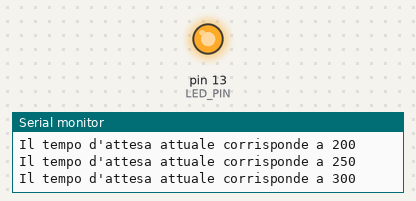
Recording of a sketch running on a simulated Arduino Uno, built with avr-gcc and run on an emulated ATmega328P. Shown: output pins drawn as LEDs (lit = HIGH), the last lines printed to the serial monitor.

Above: at 1.55 s.
At 53.3 s:
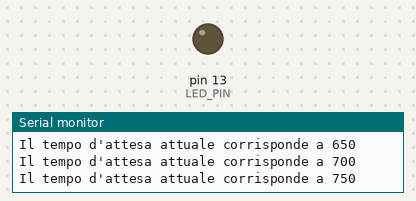
Timing chart, 0 to 54.4 s (numbered marks = the images above):
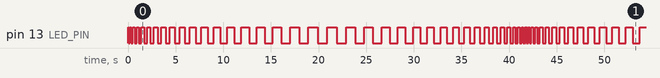

The sketch:

Custom_Blink.ino
```cpp
#define MAX 1000
#define MIN 100
#define INC 50
#define LED_PIN 13

int i;

void setup() {
  Serial.begin(9600);
  pinMode(LED_PIN, OUTPUT);
}

void blink(int t) {
  Serial.print("Il tempo d'attesa attuale corrisponde a ");
  Serial.println(t);
  digitalWrite(LED_PIN, HIGH);
  delay(t);
  digitalWrite(LED_PIN, LOW);
  delay(t);
}

void loop() {
  for (i = MIN; i <= MAX; i = i + INC) {
    blink(i);
  }
  for (i = MAX; i >= MIN; i = i - INC){
    blink(i);
  }
}
```

Measured:
- by itself, pin 13 (LED_PIN): moves between LOW and HIGH, repeating every 41.8 s
- by itself, everything shown: repeats every 41.8 s, in 76 steps
